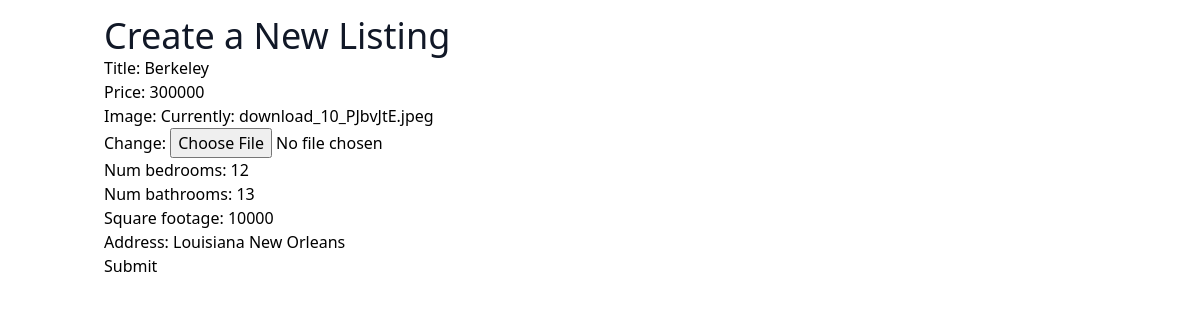
The page /listings/4/edit/ on the database its author committed.
### realestateapp/models.py (models this page shows, shortened)
class Listing(models.Model):
    title = models.CharField(max_length=150)
    price = models.IntegerField()
    num_bedrooms = models.IntegerField()
    num_bathrooms = models.IntegerField()
    square_footage = models.IntegerField()
    address = models.CharField(max_length=100)
    image = models.ImageField(default=False)

### realestateapp/views.py (the view)
# urls.py: path('listings/<pk>/edit/', listing_update),
def listing_update(request, pk):
    listing = Listing.objects.get(id=pk)
    form = ListingForm(instance=listing)
    if request.method == "POST":
        form = ListingForm(request.POST, instance=listing, files=request.FILES)
        if form.is_valid():
            form.save()
            return redirect("/")
    context = {
        "form": form
    }
    return render(request, "listing_update.html", context)

### realestateapp/forms.py
class ListingForm(ModelForm):
    class Meta:
        model = Listing
        fields = [
            "title",
            "price",
            "image",
            "num_bedrooms",
            "num_bathrooms",
            "square_footage",
            "address",
        ]

### templates/listing_update.html (shortened to what this page needs)
{% extends "base.html" %}
{% block content %}
<h1 class="text-4xl text-gray-900">Create a New Listing</h1>
<form method="post">
    {{ form.as_p }}
    <button type="submit">Submit</button>
</form>
{% endblock %}

### rows shown on the page
Listing: title "Berkeley", price "300000", num_bedrooms "12", num_bathrooms "13", square_footage "10000", address "Louisiana New Orleans"
